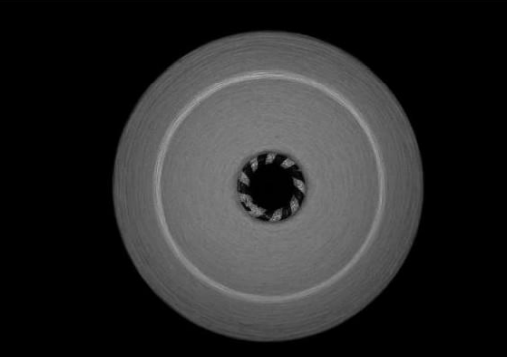
#> input picture input_bobins/pure/1.png, 507 x 357 px, found by its file name
$ python threshandMorphTemp.py
#> lines starting #> are read from the running program, lines starting #| are printed output that depends on the picture; after the words box and inside, x2 and y2 are one past the last pixel; in counts of white or black regions, pixels touching at a corner belong together
import cv2 as cv
import numpy as np

img = cv.imread("../input_bobins/with/1.png")
#> img is the input picture: shape (357, 507, 3); min 0, max 168, mean 41.2
# sadece 2.görselde algılamıyor. HCT yok tresh ve morph işlemler.
print('Original Dimensions : ', img.shape)
#| Original Dimensions :  (357, 507, 3)
if img.shape[0] > 3000 or img.shape[1] > 3000:
    scale_percent = 10
elif img.shape[0] > 1500 or img.shape[1] > 1500:
    scale_percent = 20
else:
    scale_percent = 60
width = int(img.shape[1] * scale_percent / 100)
#> width = 304
height = int(img.shape[0] * scale_percent / 100)
#> height = 214
dim = (width, height)
#> dim = (304, 214)

img = cv.resize(img, dim, interpolation=cv.INTER_AREA)
#> img: shape (214, 304, 3)

print('Resized Dimensions : ', img.shape)
#| Resized Dimensions :  (214, 304, 3)

cv.imshow("Resized image", img)
cv.waitKey(0)
cv.destroyAllWindows()

gray = cv.cvtColor(img, cv.COLOR_BGR2GRAY)
blur = cv.GaussianBlur(gray, (5, 5), 0)
ret3, thresh_otsu_blur = cv.threshold(blur, 0, 255, cv.THRESH_BINARY + cv.THRESH_OTSU)
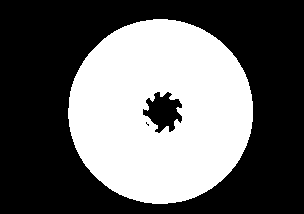
#> thresh_otsu_blur: shape (214, 304); 39.7% white; 1 white region, box (x1, y1, x2, y2) and area: (68, 19, 253, 204) 25832
#> ret3 = 51
cv.imwrite('thresh_otsu_blur.png', thresh_otsu_blur)

kernel = np.ones((5, 5), np.uint8)  # belki 3,3
erosion = cv.erode(thresh_otsu_blur, kernel, iterations=3)
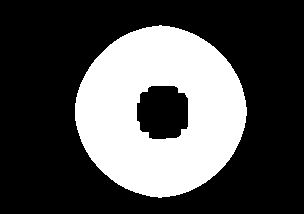
#> erosion: shape (214, 304); 31.1% white; 1 white region, box (x1, y1, x2, y2) and area: (75, 25, 247, 198) 20210
cv.imwrite('erosion.png', erosion)
kernel2 = np.ones((1, 1), np.uint8)
closing = cv.morphologyEx(erosion, cv.MORPH_CLOSE, kernel2)
cv.imwrite('closing.png', closing)
gradient = cv.morphologyEx(closing, cv.MORPH_GRADIENT, kernel)
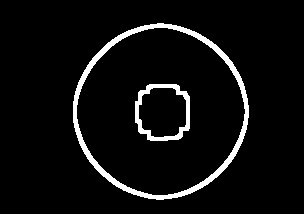
#> gradient: shape (214, 304); 5.5% white; 2 white regions, box (x1, y1, x2, y2) and area: (73, 23, 249, 200) 2759, (135, 84, 190, 141) 832
cv.imwrite('gradient.png', gradient)

cv.imshow("closing image", gradient)
cv.waitKey(0)
cv.destroyAllWindows()
